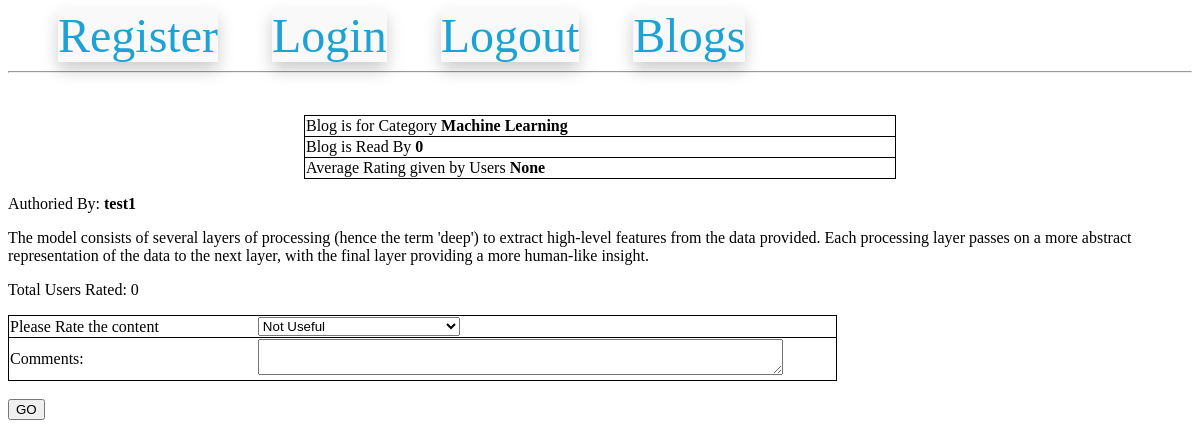
Screenshot of /blogDetail/3/test1/Machine Learning (signed in) with the database file from the repository.
### models.py (models this page shows)
class BlogModel(db.Model):
    id = db.Column(db.Integer, primary_key=True)
    category_id = db.Column(
        db.Integer, db.ForeignKey("category_master.category_id"), nullable=False
    )
    blog_user_id = db.Column(db.Integer, db.ForeignKey("users.id"), nullable=False)
    blog_text = db.Column(db.Text, nullable=False)
    blog_creation_date = db.Column(db.DateTime)
    blog_read_count = db.Column(db.Integer, default=0)
    blog_rating_count = db.Column(db.Integer, default=0)

### routes.py (the view, shortened to what this page needs)
@app.route(
    "/blogDetail/<int:blog_id>/<string:username>/<string:category>",
    methods=["GET", "POST"],
)
@login_required
def blog_detail(blog_id, username, category):
    blog = BlogModel.query.get(blog_id)
    if request.method == "GET":
        if current_user.id != blog.blog_user_id:
            blog.blog_read_count = blog.blog_read_count + 1
            db.session.commit()
        rating = (
            db.session.query(func.avg(BlogComment.blog_rating))
            .filter(BlogComment.blog_rating == int(blog_id))
            .first()[0]
        )
        return render_template(
            "/blog_details.html",
            blog=blog,
            rating=rating,
            author=username,
            category=category,
        )

### models.py (called while the page is built)
@login.user_loader
def load_user(id):
    return UserModel.query.get(int(id))

### templates/blog_details.html (shortened to what this page needs)
{% extends 'base.html' %}
{% block content %}
<br>
<form method="POST" action="">
  <center>
  <p>
   <table style="width:50%;">
    <tr>
     <td style="width:80%;">
      Blog is for Category <b>{{ category }}</b>
     </td>
    <tr>
    <tr>
     <td style="width:80%;">
      Blog is Read By <b>{{ blog.blog_read_count }}</b>
     </td>
    <tr>
    <tr>
     <td style="width:80%;">
      Average Rating given by Users <b>{{ rating }}</b>
     </td>
    </table>
   </p>
</center>
Authoried By: <b>{{ author }}</b>
<p>
{{ blog.blog_text|safe }}
</p>
<p>
Total Users Rated: {{ blog.blog_rating_count }}
</p>
{% if current_user.username != author %}
<p>
<table style="border: 1px solid; width:70%;">
  <tr>
  <td style="width:30;">
    Please Rate the content
  </td>
  <td style="width:70%">
    <select name="rating">
    <option value="1">Not Useful</option>
    </select>
  </td>
  </tr>
  <tr>
  <td>Comments:</td>
  <td>
    <textarea style="width:90%;" name="comment"></textarea>
  </td>
  </tr>
</table>
<br>
<input type="submit" value="GO" />
</p>
</form>
{% endif %}
{% endblock %}

### templates/blog_details.html (style rules this page uses)
table, tr { border: 1px solid black; border-radius: 12px; border-collapse: collapse; width: 100%; }

### rows the page displays
BlogModel: blog_read_count "0", blog_text "The model consists of several layers of processing (hence the term 'deep') to extract high-level features from the data provided. Each processing layer passes on a more abstract representation of the data to the next layer, with the final layer providing a more human-like insight.", blog_rating_count "0"

### other values shown
{{ category }} "Machine Learning"
{{ rating }} "None"
{{ author }} "test1"
